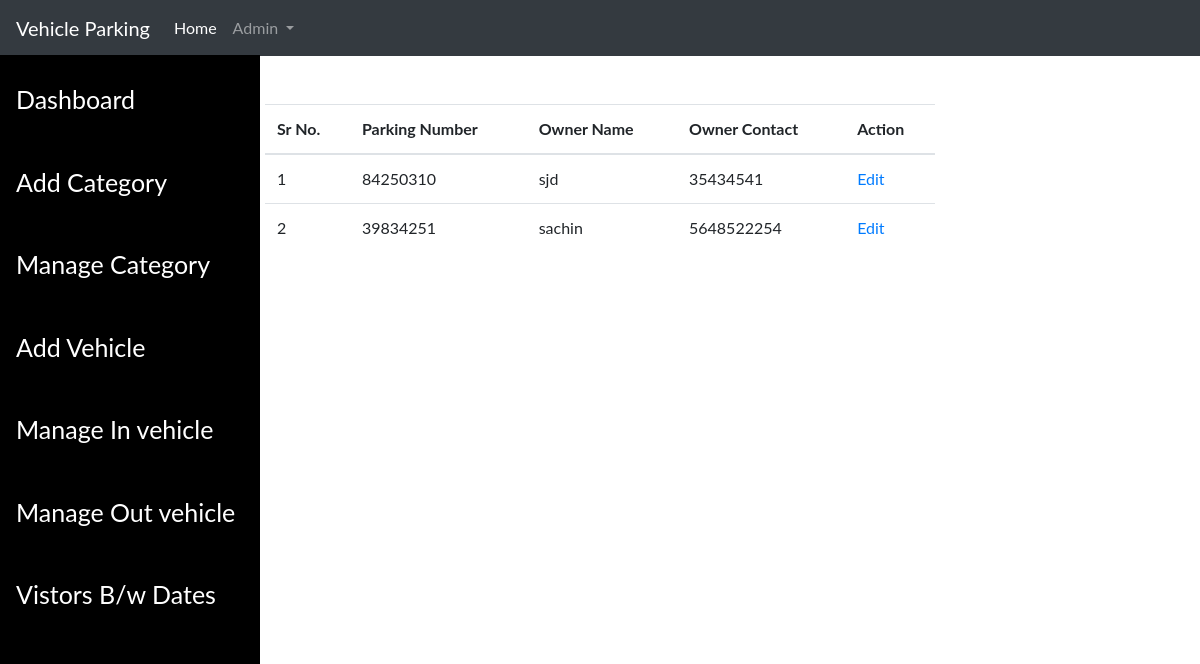
The app's page /manageinvehicle (signed in) with its own data.
### vehical_parking/models.py (models this page shows, shortened)
class vehical(models.Model):
    parkingnumber = models.CharField(max_length=50)
    category = models.ForeignKey(category, on_delete=models.CASCADE)
    vehicalcompony = models.CharField(max_length=50)
    ownername = models.CharField(max_length=50)
    ownercontact = models.CharField(max_length=50)
    pdate = models.DateField(auto_now_add=True)
    intime = models.TimeField(auto_now_add=True)
    outtime = models.CharField(max_length=50)
    parkingcharge = models.CharField(max_length=50)
    status = models.CharField(max_length=50)

### vehical_parking/views.py (the view)
# urls.py: path('manageinvehicle',views.manageinvehicle,name='manageinvehicle'),
def manageinvehicle(request):
    if request.user.is_authenticated:
        ve=vehical.objects.filter(status="In")
        return render(request,"manageinvehicle.html",{'vehicle':ve})
    else:
        return redirect('index')

### template/manageinvehicle.html (shortened to what this page needs)
{% include 'header.html' %}
<div class="container col-xl-7 mt-5">
      <table class="table table-hover">
    <thead>
      <tr>
        <th>Sr No.</th>
        <th>Parking Number</th>
        <th>Owner Name</th>
        <th>Owner Contact</th>
        <th>Action</th>
      </tr>
    </thead>
    <tbody>
    {% for ve in  vehicle %}
      <tr>
        <td>{{forloop.counter}}</td>
        <td>{{ve.parkingnumber}}</td>
        <td>{{ve.ownername}}</td>
        <td>{{ve.ownercontact}}</td>
        <td><a href="{% url 'editinvehical' ve.id %}" title="Edit Invehicle">Edit</a></td>
      </tr>
      {% endfor %}
    </tbody>
  </table>
</div>

### records on screen
vehical: parkingnumber "84250310", ownername "sjd", ownercontact "35434541"
vehical: parkingnumber "39834251", ownername "sachin", ownercontact "5648522254"
